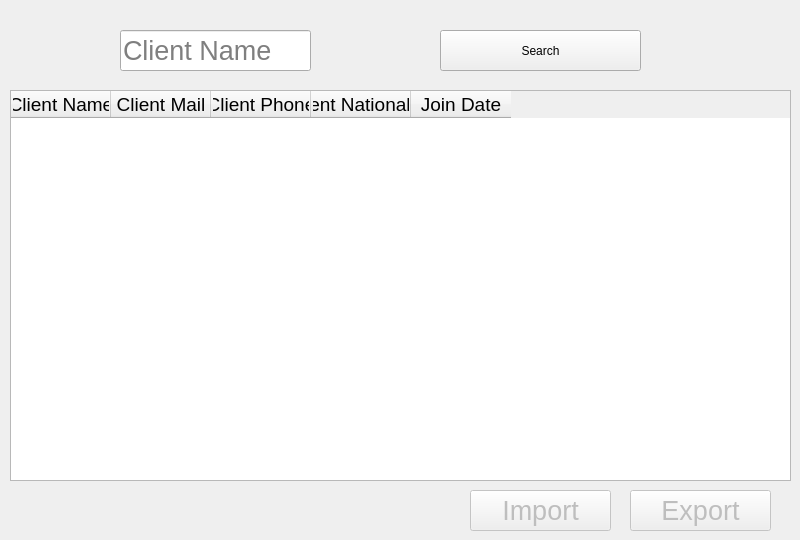
     <widget class="QWidget" name="tab_14">
      <attribute name="title">
       <string>All Clients</string>
      </attribute>
      <widget class="QPushButton" name="pushButton_16">
       <property name="geometry">
        <rect>
         <x>440</x>
         <y>30</y>
         <width>201</width>
         <height>41</height>
        </rect>
       </property>
       <property name="text">
        <string>Search</string>
       </property>
      </widget>
      <widget class="QTableWidget" name="tableWidget_4">
       <property name="geometry">
        <rect>
         <x>10</x>
         <y>90</y>
         <width>781</width>
         <height>391</height>
        </rect>
       </property>
       <column>
        <property name="text">
         <string>Client Name</string>
        </property>
        <property name="font">
         <font>
          <family>Segoe UI</family>
          <pointsize>14</pointsize>
         </font>
        </property>
       </column>
       <column>
        <property name="text">
         <string>Client Mail</string>
        </property>
        <property name="font">
         <font>
          <family>Segoe UI</family>
          <pointsize>14</pointsize>
         </font>
        </property>
       </column>
       <column>
        <property name="text">
         <string>Client Phone</string>
        </property>
        <property name="font">
         <font>
          <family>Segoe UI</family>
          <pointsize>14</pointsize>
         </font>
        </property>
       </column>
       <column>
        <property name="text">
         <string>Client National ID</string>
        </property>
        <property name="font">
         <font>
          <family>Segoe UI</family>
          <pointsize>14</pointsize>
         </font>
        </property>
       </column>
       <column>
        <property name="text">
         <string>Join Date</string>
        </property>
        <property name="font">
         <font>
          <family>Segoe UI</family>
          <pointsize>14</pointsize>
         </font>
        </property>
       </column>
      </widget>
      <widget class="QLineEdit" name="lineEdit_13">
       <property name="geometry">
        <rect>
         <x>120</x>
         <y>30</y>
         <width>191</width>
         <height>41</height>
        </rect>
       </property>
       <property name="font">
        <font>
         <family>MS Shell Dlg 2</family>
         <pointsize>20</pointsize>
        </font>
       </property>
       <property name="placeholderText">
        <string>Client Name</string>
       </property>
      </widget>
      <widget class="QPushButton" name="pushButton_36">
       <property name="enabled">
        <bool>false</bool>
       </property>
       <property name="geometry">
        <rect>
         <x>470</x>
         <y>490</y>
         <width>141</width>
         <height>41</height>
        </rect>
       </property>
       <property name="font">
        <font>
         <family>Segoe UI</family>
         <pointsize>20</pointsize>
        </font>
       </property>
       <property name="text">
        <string>Import</string>
       </property>
      </widget>
      <widget class="QPushButton" name="pushButton_37">
       <property name="enabled">
        <bool>false</bool>
       </property>
       <property name="geometry">
        <rect>
         <x>630</x>
         <y>490</y>
         <width>141</width>
         <height>41</height>
        </rect>
       </property>
       <property name="font">
        <font>
         <family>Segoe UI</family>
         <pointsize>20</pointsize>
        </font>
       </property>
       <property name="text">
        <string>Export</string>
       </property>
      </widget>
     </widget>
